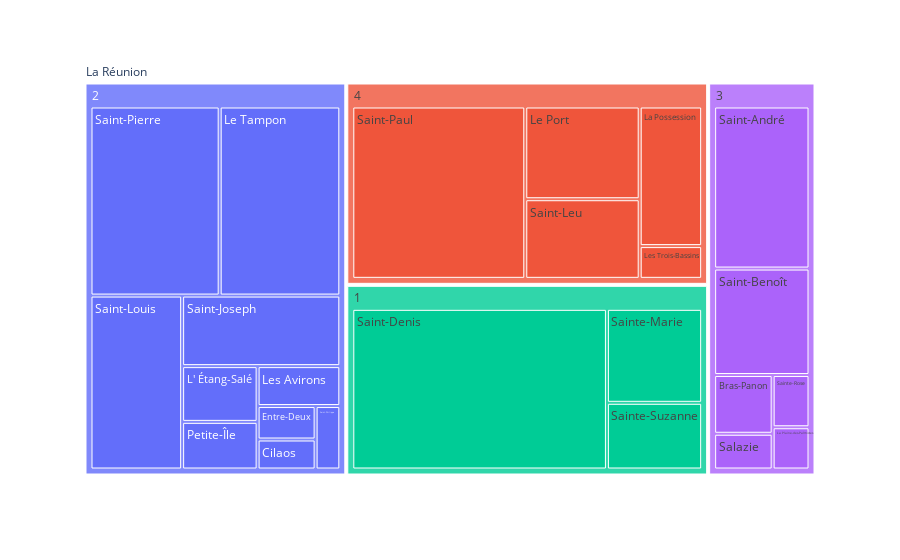

The code cell stored with this chart in its notebook:
### Code cell
# treemap
px.treemap(population,
          path=["Nom de la région","Code arrondissement départemental","Nom de la commune"],
          values="Population totale")

### Figure 1 — Plotly figure (JSON) as saved in the notebook; plotly's stock layout.template omitted (floating-point values rounded to 4 significant figures)
{"data": [{"branchvalues": "total", "domain": {"x": [0, 1], "y": [0, 1]}, "hovertemplate": "labels=%{label}<br>Population totale=%{value}<br>parent=%{parent}<br>id=%{id}<extra></extra>", "ids": ["La Réunion/3/Bras-Panon", "La Réunion/2/Cilaos", "La Réunion/2/Entre-Deux", "La Réunion/2/L' Étang-Salé", "La Réunion/3/La Plaine-des-Palmistes", "La Réunion/4/La Possession", "La Réunion/4/Le Port", "La Réunion/2/Le Tampon", "La Réunion/2/Les Avirons", "La Réunion/4/Les Trois-Bassins", "La Réunion/2/Petite-Île", "La Réunion/3/Saint-André", "La Réunion/3/Saint-Benoît", "La Réunion/1/Saint-Denis", "La Réunion/2/Saint-Joseph", "La Réunion/4/Saint-Leu", "La Réunion/2/Saint-Louis", "La Réunion/4/Saint-Paul", "La Réunion/2/Saint-Philippe", "La Réunion/2/Saint-Pierre", "La Réunion/1/Sainte-Marie", "La Réunion/3/Sainte-Rose", "La Réunion/1/Sainte-Suzanne", "La Réunion/3/Salazie", "La Réunion/1", "La Réunion/2", "La Réunion/3", "La Réunion/4", "La Réunion"], "labels": ["Bras-Panon", "Cilaos", "Entre-Deux", "L' Étang-Salé", "La Plaine-des-Palmistes", "La Possession", "Le Port", "Le Tampon", "Les Avirons", "Les Trois-Bassins", "Petite-Île", "Saint-André", "Saint-Benoît", "Saint-Denis", "Saint-Joseph", "Saint-Leu", "Saint-Louis", "Saint-Paul", "Saint-Philippe", "Saint-Pierre", "Sainte-Marie", "Sainte-Rose", "Sainte-Suzanne", "Salazie", "1", "2", "3", "4", "La Réunion"], "name": "", "parents": ["La Réunion/3", "La Réunion/2", "La Réunion/2", "La Réunion/2", "La Réunion/3", "La Réunion/4", "La Réunion/4", "La Réunion/2", "La Réunion/2", "La Réunion/4", "La Réunion/2", "La Réunion/3", "La Réunion/3", "La Réunion/1", "La Réunion/2", "La Réunion/4", "La Réunion/2", "La Réunion/4", "La Réunion/2", "La Réunion/2", "La Réunion/1", "La Réunion/3", "La Réunion/1", "La Réunion/3", "La Réunion", "La Réunion", "La Réunion", "La Réunion", ""], "type": "treemap", "values": [133642, 62999, 70281, 152391, 60566, 337904, 411129, 825837, 119538, 79250, 130205, 601128, 394936, 1602503, 404082, 353022, 577142, 1155365, 56712, 884444, 350485, 74862, 248817, 81355, 2201805, 3283631, 1346489, 2336670, 9168595]}], "layout": {"autosize": true, "legend": {"tracegroupgap": 0}, "margin": {"t": 60}}}
